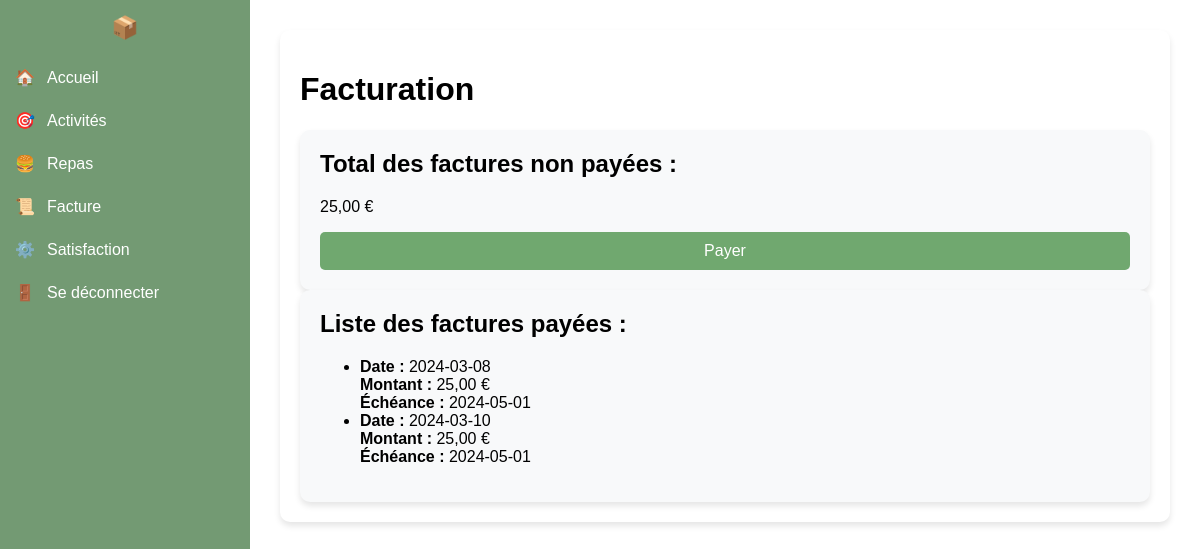
The app's page /www/app/autre/facture.php (signed in) with its own data.
### tables this page shows
CREATE TABLE `FACTURE` (
  `Id_facture` smallint(5) UNSIGNED NOT NULL,
  `date` date DEFAULT NULL,
  `montant` decimal(6,2) DEFAULT NULL,
  `echeance` date DEFAULT NULL,
  `est_paye` tinyint(1) DEFAULT NULL,
  `ID_tuteur` smallint(5) UNSIGNED DEFAULT NULL
);

### www/app/autre/facture.php (the view, shortened to what this page needs)
<?php
$con = getDatabase();
include '../navigation_parents.php';
$id_connexion = $_SESSION['Id_connexion'];
$stmt = $con->prepare('SELECT montant FROM FACTURE WHERE Id_tuteur = ? AND est_paye = 0');
$stmt->bind_param('i', $id_connexion);
$stmt->execute();
$result = $stmt->get_result();
$total_non_paye = 0;
while ($row = $result->fetch_assoc()) {
    $total_non_paye += $row['montant'];
}
$stmt = $con->prepare('SELECT Id_facture, date, montant, echeance FROM FACTURE WHERE Id_tuteur = ? AND est_paye = 1');
$stmt->bind_param('i', $id_connexion);
$stmt->execute();
$result = $stmt->get_result();
$factures_payees = [];
while ($row = $result->fetch_assoc()) {
    $factures_payees[] = $row;
}
?>
<!DOCTYPE html>
<html lang="fr">
<head>
    <link rel="stylesheet" href="../../styles/main_parent.css">
</head>
<body>
<main class="content">
    <div class="container">
        <h1 class="text-center">Facturation</h1>
        <div class="box">
            <h2>Total des factures non payées :</h2>
            <p><?php echo htmlspecialchars(number_format($total_non_paye, 2, ',', ' ')); ?> €</p>
            <a href="https://www.paypal.com/paypalme/Newoobs" class="btn">Payer</a>
        </div>
        <div class="box">
            <h2>Liste des factures payées :</h2>
            <?php if (empty($factures_payees)): ?>
                <p>Aucune facture payée.</p>
            <?php else: ?>
                <ul>
                    <?php foreach ($factures_payees as $facture): ?>
                        <li>
                            <strong>Date :</strong> <?php echo htmlspecialchars($facture['date']); ?><br>
                            <strong>Montant :</strong> <?php echo htmlspecialchars(number_format($facture['montant'], 2, ',', ' ')); ?> €<br>
                            <strong>Échéance :</strong> <?php echo htmlspecialchars($facture['echeance']); ?>
                        </li>
                    <?php endforeach; ?>
                </ul>
            <?php endif; ?>
        </div>
    </div>
</main>
</body>
</html>

### www/styles/main_parent.css (style rules this page uses)
body { font-family: Arial, sans-serif; margin: 0; display: flex; height: 100vh; overflow-y: auto; }
.content { flex: 1; padding: 30px; transition: margin-left 0.3s ease-in-out; overflow-y: auto; }
.container { max-width: 1200px; margin: auto; padding: 20px; background: white; border-radius: 10px; box-shadow: 0px 4px 6px rgba(0, 0, 0, 0.1); }
.box { background: #f8f9fa; padding: 20px; border-radius: 10px; box-shadow: 0px 4px 6px rgba(0, 0, 0, 0.1); }
.box h2 { margin-top: 0; }
.btn { display: block; margin-top: 10px; padding: 10px; background: rgba(96, 159, 95, 0.89); color: white; text-align: center; text-decoration: none; border-radius: 5px; }

### records on screen
facture: date "2024-03-08", montant "25,00", echeance "2024-05-01"
facture: date "2024-03-10", montant "25,00", echeance "2024-05-01"

### other values on screen
$total_non_paye "25,00"
